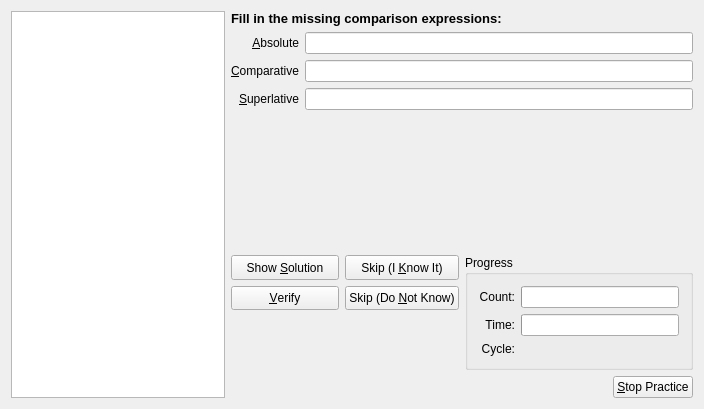
<ui version="4.0" >
 <author>Peter Hedlund &lt;peter.hedlund@kdemail.net></author>
 <class>AdjQueryDlgForm</class>
 <widget class="QWidget" name="AdjQueryDlgForm" >
  <property name="geometry" >
   <rect>
    <x>0</x>
    <y>0</y>
    <width>704</width>
    <height>409</height>
   </rect>
  </property>
  <property name="sizePolicy" >
   <sizepolicy vsizetype="Minimum" hsizetype="Preferred" >
    <horstretch>0</horstretch>
    <verstretch>0</verstretch>
   </sizepolicy>
  </property>
  <layout class="QHBoxLayout" >
   <item>
    <widget class="QGraphicsView" name="imageGraphicsView" >
     <property name="minimumSize" >
      <size>
       <width>150</width>
       <height>150</height>
      </size>
     </property>
    </widget>
   </item>
   <item>
    <layout class="QVBoxLayout" >
     <item>
      <widget class="QLabel" name="TextLabel1" >
       <property name="font" >
        <font>
         <family>Tahoma</family>
         <pointsize>10</pointsize>
         <weight>75</weight>
         <italic>false</italic>
         <bold>true</bold>
         <underline>false</underline>
         <strikeout>false</strikeout>
        </font>
       </property>
       <property name="text" >
        <string>Fill in the missing comparison expressions:</string>
       </property>
      </widget>
     </item>
     <item>
      <layout class="QGridLayout" >
       <item row="0" column="0" >
        <widget class="QLabel" name="lev1Label" >
         <property name="text" >
          <string comment="Comparison form of adjective - the normal form of the adjective (good)" >&amp;Absolute</string>
         </property>
         <property name="alignment" >
          <set>Qt::AlignRight|Qt::AlignTrailing|Qt::AlignVCenter</set>
         </property>
         <property name="buddy" >
          <cstring>lev1Field</cstring>
         </property>
        </widget>
       </item>
       <item row="0" column="1" >
        <widget class="QLineEdit" name="lev1Field" >
         <property name="sizePolicy" >
          <sizepolicy vsizetype="Fixed" hsizetype="Expanding" >
           <horstretch>0</horstretch>
           <verstretch>0</verstretch>
          </sizepolicy>
         </property>
        </widget>
       </item>
       <item row="1" column="0" >
        <widget class="QLabel" name="lev2Label" >
         <property name="text" >
          <string comment="comparison form of adjectives - comparison form (better)" >&amp;Comparative</string>
         </property>
         <property name="alignment" >
          <set>Qt::AlignRight|Qt::AlignTrailing|Qt::AlignVCenter</set>
         </property>
         <property name="buddy" >
          <cstring>lev2Field</cstring>
         </property>
        </widget>
       </item>
       <item row="1" column="1" >
        <widget class="QLineEdit" name="lev2Field" >
         <property name="sizePolicy" >
          <sizepolicy vsizetype="Fixed" hsizetype="Expanding" >
           <horstretch>0</horstretch>
           <verstretch>0</verstretch>
          </sizepolicy>
         </property>
        </widget>
       </item>
       <item row="2" column="0" >
        <widget class="QLabel" name="lev3Label" >
         <property name="text" >
          <string comment="comparison of adjectives - (best)" >&amp;Superlative</string>
         </property>
         <property name="alignment" >
          <set>Qt::AlignRight|Qt::AlignTrailing|Qt::AlignVCenter</set>
         </property>
         <property name="buddy" >
          <cstring>lev3Field</cstring>
         </property>
        </widget>
       </item>
       <item row="2" column="1" >
        <widget class="QLineEdit" name="lev3Field" >
         <property name="sizePolicy" >
          <sizepolicy vsizetype="Fixed" hsizetype="Expanding" >
           <horstretch>0</horstretch>
           <verstretch>0</verstretch>
          </sizepolicy>
         </property>
        </widget>
       </item>
      </layout>
     </item>
     <item>
      <spacer>
       <property name="orientation" >
        <enum>Qt::Vertical</enum>
       </property>
       <property name="sizeType" >
        <enum>QSizePolicy::Expanding</enum>
       </property>
       <property name="sizeHint" stdset="0" >
        <size>
         <width>462</width>
         <height>36</height>
        </size>
       </property>
      </spacer>
     </item>
     <item>
      <layout class="QGridLayout" >
       <property name="margin" >
        <number>0</number>
       </property>
       <property name="spacing" >
        <number>6</number>
       </property>
       <item row="1" column="0" >
        <widget class="QLabel" name="status" >
         <property name="sizePolicy" >
          <sizepolicy vsizetype="Minimum" hsizetype="Expanding" >
           <horstretch>0</horstretch>
           <verstretch>0</verstretch>
          </sizepolicy>
         </property>
         <property name="frameShadow" >
          <enum>QFrame::Plain</enum>
         </property>
        </widget>
       </item>
       <item row="0" column="0" >
        <layout class="QGridLayout" >
         <property name="margin" >
          <number>0</number>
         </property>
         <property name="spacing" >
          <number>6</number>
         </property>
         <item row="1" column="0" >
          <widget class="QPushButton" name="verify" >
           <property name="sizePolicy" >
            <sizepolicy vsizetype="Minimum" hsizetype="Minimum" >
             <horstretch>0</horstretch>
             <verstretch>0</verstretch>
            </sizepolicy>
           </property>
           <property name="text" >
            <string>&amp;Verify</string>
           </property>
          </widget>
         </item>
         <item row="0" column="1" >
          <widget class="QPushButton" name="know_it" >
           <property name="sizePolicy" >
            <sizepolicy vsizetype="Minimum" hsizetype="Minimum" >
             <horstretch>0</horstretch>
             <verstretch>0</verstretch>
            </sizepolicy>
           </property>
           <property name="text" >
            <string>Skip (I &amp;Know It)</string>
           </property>
          </widget>
         </item>
         <item row="0" column="0" >
          <widget class="QPushButton" name="show_all" >
           <property name="sizePolicy" >
            <sizepolicy vsizetype="Minimum" hsizetype="Minimum" >
             <horstretch>0</horstretch>
             <verstretch>0</verstretch>
            </sizepolicy>
           </property>
           <property name="text" >
            <string>Show &amp;Solution</string>
           </property>
          </widget>
         </item>
         <item row="1" column="1" >
          <widget class="QPushButton" name="dont_know" >
           <property name="sizePolicy" >
            <sizepolicy vsizetype="Minimum" hsizetype="Minimum" >
             <horstretch>0</horstretch>
             <verstretch>0</verstretch>
            </sizepolicy>
           </property>
           <property name="text" >
            <string>Skip (Do &amp;Not Know)</string>
           </property>
          </widget>
         </item>
        </layout>
       </item>
       <item rowspan="2" row="0" column="1" >
        <widget class="QGroupBox" name="progressgroup" >
         <property name="sizePolicy" >
          <sizepolicy vsizetype="Minimum" hsizetype="Minimum" >
           <horstretch>0</horstretch>
           <verstretch>0</verstretch>
          </sizepolicy>
         </property>
         <property name="title" >
          <string>Progress</string>
         </property>
         <layout class="QGridLayout" >
          <property name="margin" >
           <number>11</number>
          </property>
          <property name="spacing" >
           <number>6</number>
          </property>
          <item row="0" column="1" >
           <widget class="QProgressBar" name="countbar" />
          </item>
          <item row="1" column="1" >
           <widget class="QProgressBar" name="timebar" />
          </item>
          <item row="0" column="0" >
           <widget class="QLabel" name="countlabel" >
            <property name="sizePolicy" >
             <sizepolicy vsizetype="Preferred" hsizetype="Preferred" >
              <horstretch>0</horstretch>
              <verstretch>0</verstretch>
             </sizepolicy>
            </property>
            <property name="text" >
             <string>Count:</string>
            </property>
            <property name="alignment" >
             <set>Qt::AlignRight|Qt::AlignTrailing|Qt::AlignVCenter</set>
            </property>
           </widget>
          </item>
          <item row="1" column="0" >
           <widget class="QLabel" name="timelabel" >
            <property name="sizePolicy" >
             <sizepolicy vsizetype="Preferred" hsizetype="Preferred" >
              <horstretch>0</horstretch>
              <verstretch>0</verstretch>
             </sizepolicy>
            </property>
            <property name="text" >
             <string>Time:</string>
            </property>
            <property name="alignment" >
             <set>Qt::AlignRight|Qt::AlignTrailing|Qt::AlignVCenter</set>
            </property>
           </widget>
          </item>
          <item row="2" column="0" >
           <widget class="QLabel" name="Cyclelabel" >
            <property name="frameShape" >
             <enum>QFrame::NoFrame</enum>
            </property>
            <property name="text" >
             <string>Cycle:</string>
            </property>
            <property name="alignment" >
             <set>Qt::AlignRight|Qt::AlignTrailing|Qt::AlignVCenter</set>
            </property>
           </widget>
          </item>
          <item row="2" column="1" >
           <widget class="QLabel" name="progCount" >
            <property name="sizePolicy" >
             <sizepolicy vsizetype="Minimum" hsizetype="Expanding" >
              <horstretch>0</horstretch>
              <verstretch>0</verstretch>
             </sizepolicy>
            </property>
           </widget>
          </item>
         </layout>
        </widget>
       </item>
       <item row="2" column="0" colspan="2" >
        <layout class="QHBoxLayout" >
         <item>
          <spacer>
           <property name="orientation" >
            <enum>Qt::Horizontal</enum>
           </property>
           <property name="sizeHint" stdset="0" >
            <size>
             <width>111</width>
             <height>20</height>
            </size>
           </property>
          </spacer>
         </item>
         <item>
          <widget class="QPushButton" name="stopPracticeButton" >
           <property name="text" >
            <string>&amp;Stop Practice</string>
           </property>
          </widget>
         </item>
        </layout>
       </item>
      </layout>
     </item>
    </layout>
   </item>
  </layout>
 </widget>
 <layoutdefault spacing="6" margin="11" />
 <tabstops>
  <tabstop>lev1Field</tabstop>
  <tabstop>lev2Field</tabstop>
  <tabstop>lev3Field</tabstop>
  <tabstop>show_all</tabstop>
  <tabstop>verify</tabstop>
  <tabstop>know_it</tabstop>
  <tabstop>dont_know</tabstop>
 </tabstops>
 <resources/>
 <connections/>
</ui>
